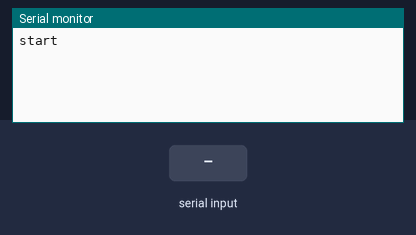
Bench run of a sketch on a simulated Arduino Uno, built with avr-gcc and run on an emulated ATmega328P. Parts: the last lines printed to the serial monitor. The test bench sets the inputs (shaded band).

Above: at 1.2 s.
1.3 s: "90,45\n" received over the second serial link
At 2.9 s:
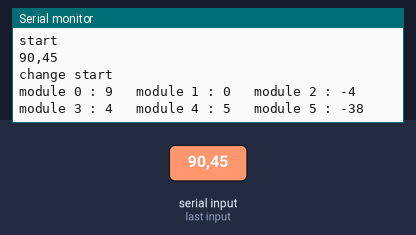
3.8 s: "5\n" received over the second serial link
At 5.8 s:
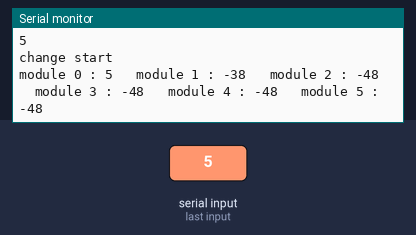

The sketch:

serial_module_test.ino
```cpp
#include <SoftwareSerial.h>

SoftwareSerial mySoftWareSerial(A0, 3);

void setup() {
  Serial.begin(9600);          //serial포트의 시리얼통신속도 지정, 데스크탑 컴퓨터와 시리얼 통신용
  mySoftWareSerial.begin(9600);         // Serial1포트의 시리얼통신속도 지정, 라즈베리파이와의 통신용
  Serial.println("start");
}

int module[6];
String value = "";
void loop() {
  if(mySoftWareSerial.available() > 0) {
    value = mySoftWareSerial.readString();

    Serial.println(value);

    Serial.println("change start");
    for(int i = 0; i < 6; i++) {
      module[i] = value[i] - '0';
    }

    for(int i = 0; i < 6; i++) {
      Serial.print((String)"module " + i + " : " + module[i] + "   ");
    }
    Serial.println();

    mySoftWareSerial.println("end");

    value = "";
  }
}
```

Measured:
- after the input at 1.3 s, the serial monitor: prints a new line after 1.0 s (image 1)
- after the input at 3.8 s, the serial monitor: prints a new line after 1.0 s (image 2)
